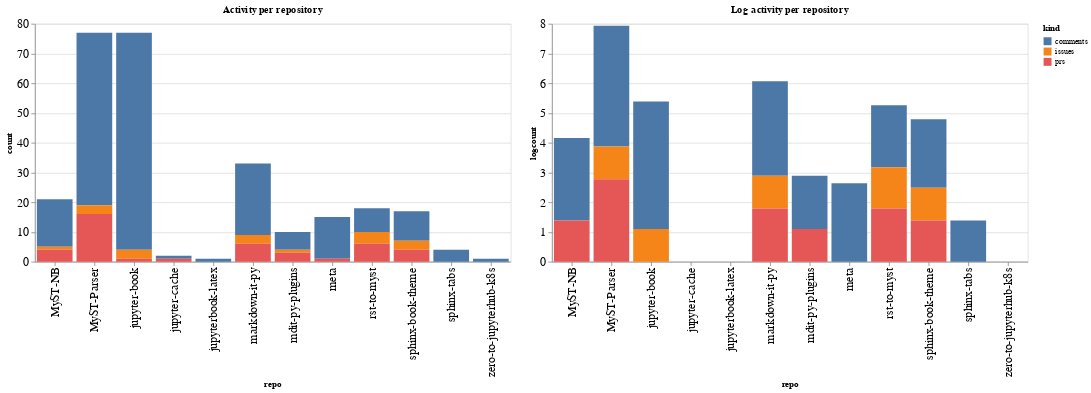

Here is the notebook cell this chart was saved with:
### Code cell
ch1 = alt.Chart(repo_summaries, width=600, title="Activity per repository").mark_bar().encode(
    x='repo',
    y='count',
    color='kind',
    tooltip="kind"
)

ch2 = alt.Chart(repo_summaries, width=600, title="Log activity per repository").mark_bar().encode(
    x='repo',
    y='logcount',
    color='kind',
    tooltip="kind"
)

ch1 | ch2

### Figure 1 — Vega-Lite specification as saved in the notebook (floating-point values rounded to 4 significant figures)
{"config": {"axisLeft": {"labelFontSize": 15}, "axisBottom": {"labelFontSize": 15}}, "hconcat": [{"mark": "bar", "encoding": {"color": {"type": "nominal", "field": "kind"}, "tooltip": {"type": "nominal", "field": "kind"}, "x": {"type": "nominal", "field": "repo"}, "y": {"type": "quantitative", "field": "count"}}, "title": "Activity per repository", "width": 600}, {"mark": "bar", "encoding": {"color": {"type": "nominal", "field": "kind"}, "tooltip": {"type": "nominal", "field": "kind"}, "x": {"type": "nominal", "field": "repo"}, "y": {"type": "quantitative", "field": "logcount"}}, "title": "Log activity per repository", "width": 600}], "data": {"name": "data-b03ffefb244f23518a1e479e3ccf3820"}, "$schema": "https://vega.github.io/schema/vega-lite/v4.8.1.json", "datasets": {"data-b03ffefb244f23518a1e479e3ccf3820": [{"repo": "MyST-NB", "kind": "comments", "count": 16, "logcount": 2.773}, {"repo": "MyST-NB", "kind": "issues", "count": 1, "logcount": 0.0}, {"repo": "MyST-NB", "kind": "prs", "count": 4, "logcount": 1.386}, {"repo": "MyST-Parser", "kind": "comments", "count": 58, "logcount": 4.06}, {"repo": "MyST-Parser", "kind": "issues", "count": 3, "logcount": 1.099}, {"repo": "MyST-Parser", "kind": "prs", "count": 16, "logcount": 2.773}, {"repo": "jupyter-book", "kind": "comments", "count": 73, "logcount": 4.29}, {"repo": "jupyter-book", "kind": "issues", "count": 3, "logcount": 1.099}, {"repo": "jupyter-book", "kind": "prs", "count": 1, "logcount": 0.0}, {"repo": "jupyter-cache", "kind": "comments", "count": 1, "logcount": 0.0}, {"repo": "jupyter-cache", "kind": "prs", "count": 1, "logcount": 0.0}, {"repo": "jupyterbook-latex", "kind": "comments", "count": 1, "logcount": 0.0}, {"repo": "markdown-it-py", "kind": "comments", "count": 24, "logcount": 3.178}, {"repo": "markdown-it-py", "kind": "issues", "count": 3, "logcount": 1.099}, {"repo": "markdown-it-py", "kind": "prs", "count": 6, "logcount": 1.792}, {"repo": "mdit-py-plugins", "kind": "comments", "count": 6, "logcount": 1.792}, {"repo": "mdit-py-plugins", "kind": "issues", "count": 1, "logcount": 0.0}, {"repo": "mdit-py-plugins", "kind": "prs", "count": 3, "logcount": 1.099}, {"repo": "meta", "kind": "comments", "count": 14, "logcount": 2.639}, {"repo": "meta", "kind": "prs", "count": 1, "logcount": 0.0}, {"repo": "rst-to-myst", "kind": "comments", "count": 8, "logcount": 2.079}, {"repo": "rst-to-myst", "kind": "issues", "count": 4, "logcount": 1.386}, {"repo": "rst-to-myst", "kind": "prs", "count": 6, "logcount": 1.792}, {"repo": "sphinx-book-theme", "kind": "comments", "count": 10, "logcount": 2.303}, {"repo": "sphinx-book-theme", "kind": "issues", "count": 3, "logcount": 1.099}, {"repo": "sphinx-book-theme", "kind": "prs", "count": 4, "logcount": 1.386}, {"repo": "sphinx-tabs", "kind": "comments", "count": 4, "logcount": 1.386}, {"repo": "zero-to-jupyterhub-k8s", "kind": "comments", "count": 1, "logcount": 0.0}]}}
